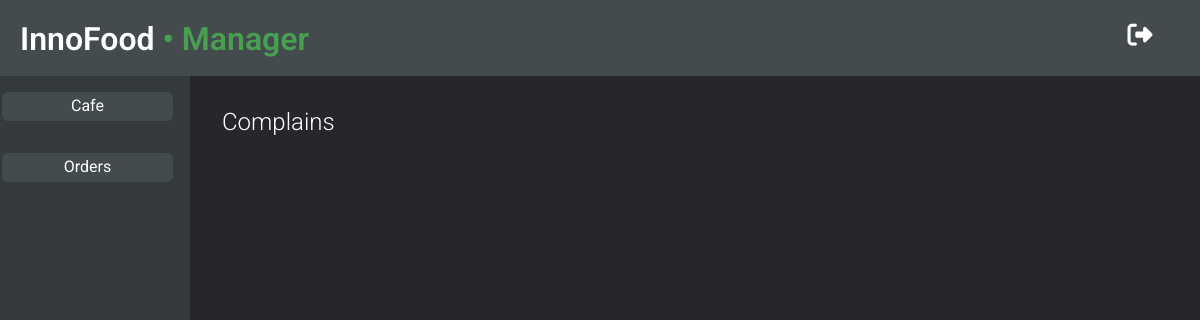
/manager/complains/, run on an earlier commit of the app's database.
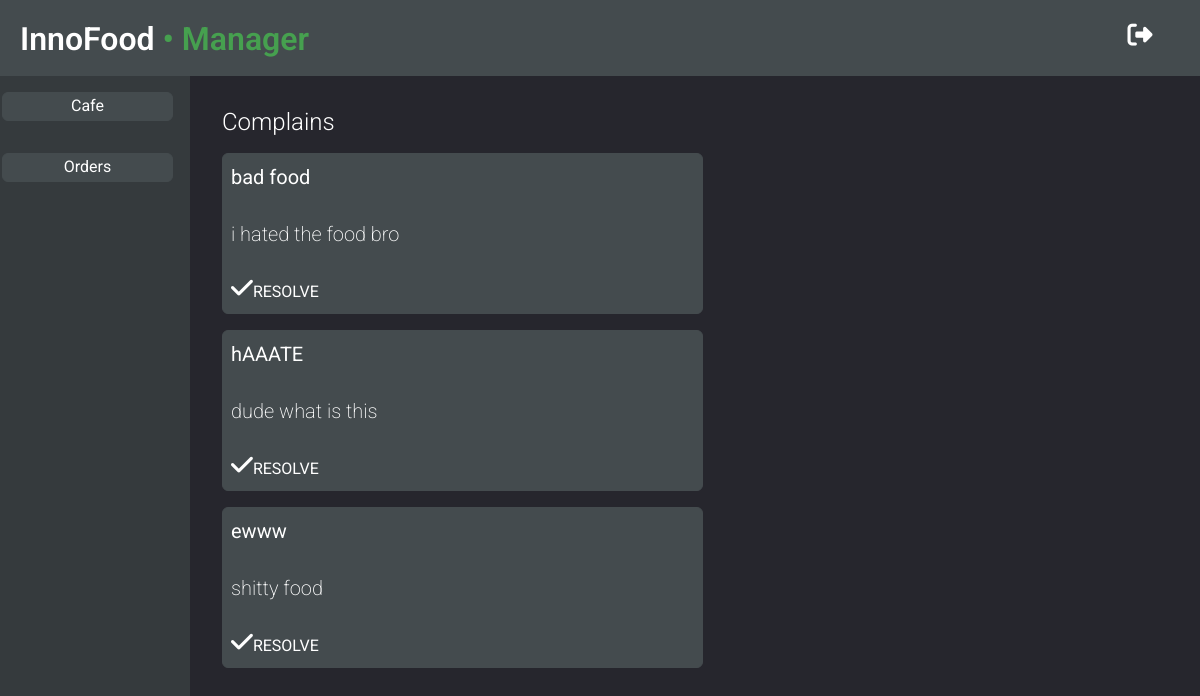
And on a later commit of the database.
### core/models.py (models this page shows, shortened)
class Complaint(models.Model):
    description = models.TextField(max_length=500,default=None)
    complaint_title = models.TextField(max_length=100,default=None)
    complaint_order_number = models.TextField(max_length=500, default=None)
    complaint_contact = models.TextField(max_length=500, default=None)
    complaint_resolved = models.BooleanField(default=False)
    visible = models.BooleanField(default=True)

### core/views.py (the view)
# urls.py: path('manager/complains/', views.managerComplains, name='managerComplains'),
def managerComplains(request):
    complain_list = Complaint.objects.filter(complaint_resolved=False)
    return render(request, 'core/managerComplain.html', {'complain_list': complain_list})

### core/templates/core/managerComplain.html
{% extends 'core/manager_base.html' %}
{% block main %}
<h4>Complains</h4>
{% for complain in complain_list %}
<div class="manager__order">
    <div class="row justify-content-between">
        <div class="col-10">
            <p><strong>{{complain.complaint_title}}</strong></p>
            <br>
        </div>
        <div class="col-10">
            <p>{{complain.description}}</p>
            <br>
        </div>
        <div class="col-4">
            <a href="/manager/complainResolved/{{complain.id}}"><i class="fas fa-check"></i>RESOLVE</a>
        </div>
    </div>
</div>
{% endfor %}
{% endblock %}

What changed in the data, as far as the page shows it:
added Complaint: complaint_title "bad food", description "i hated the food bro"
added Complaint: complaint_title "hAAATE", description "dude what is this"
added Complaint: complaint_title "ewww", description "shitty food"
